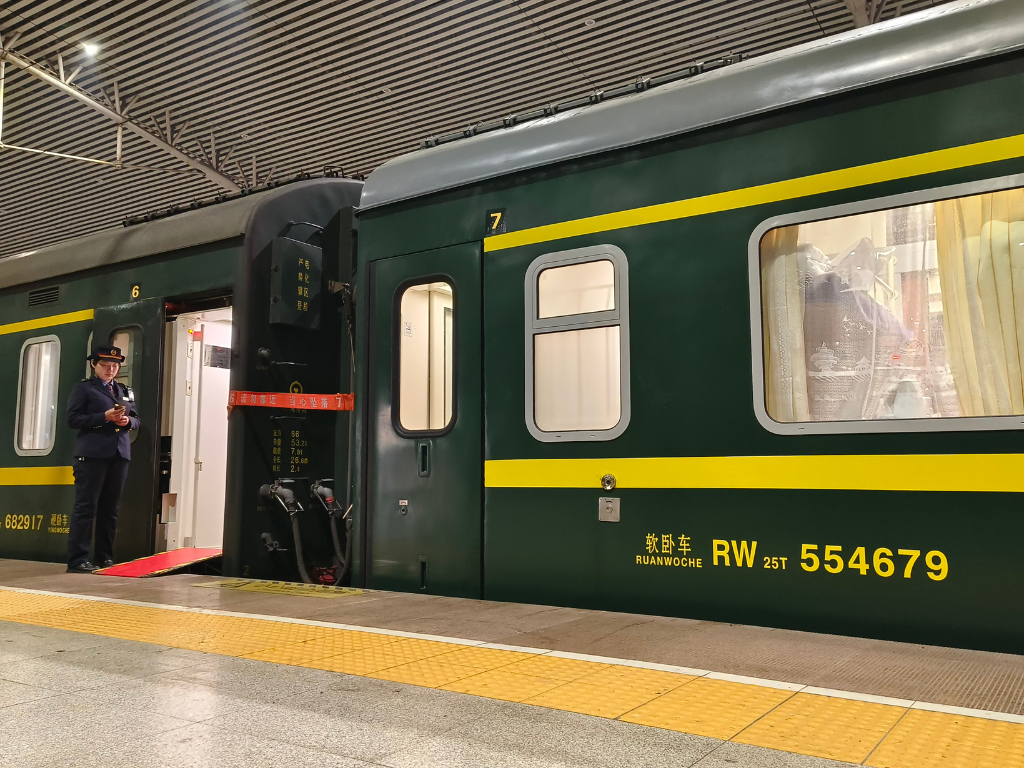
%> input picture 实验/实验3/MATLAB代码和图像/a.png, 1024 x 768 px, given in place of a.bmp, which was not available
$ octave bit_plane_experiment.m   (GNU Octave 9; MATLAB toolbox functions it lacks are replaced by stand-ins)
%> lines starting %> are read from the running program, lines starting %| are printed output that depends on the picture; pictures that were not available may be replaced by others from this repository, and a replacement may not be noted
clc;
clear;
close all;

%% 读取图像
img = imread('a.bmp');
%> img is the input picture: size 768x1024x3 uint8; mean R, G, B 119.1, 110, 82.4

% 如果是彩色图像，转为灰度图
if size(img, 3) == 3
    img = rgb2gray(img);
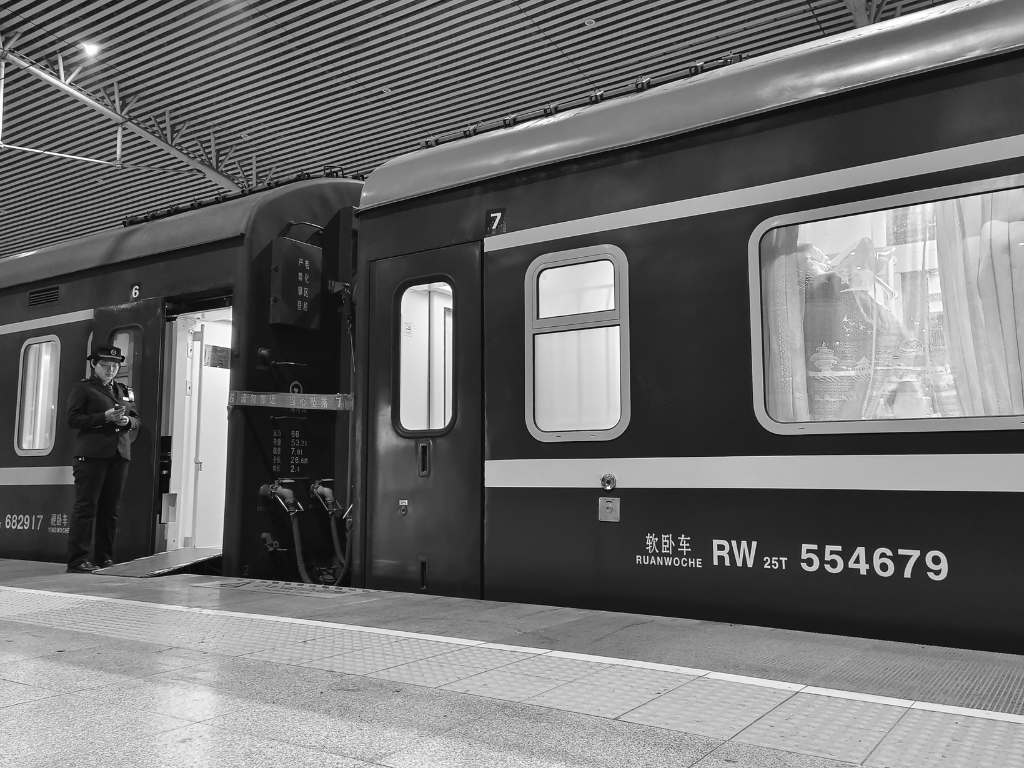
%> img: size 768x1024 uint8; min 1, max 255, mean 109.6
end

img = uint8(img);

%% 1. 提取并显示 1~8 任意位平面
figure('Name', '1~8位平面提取结果');

for k = 1:8
    bitPlane = bitget(img, k);          % 提取第 k 位平面
    bitPlaneShow = uint8(bitPlane) * 255; % 转换为可显示图像

    subplot(2, 4, k);
    imshow(bitPlaneShow);
    title(['第 ', num2str(k), ' 位平面']);
end
%> this loop made 8 passes
%> pass 1, `bitPlane = bitget(img, k);`:
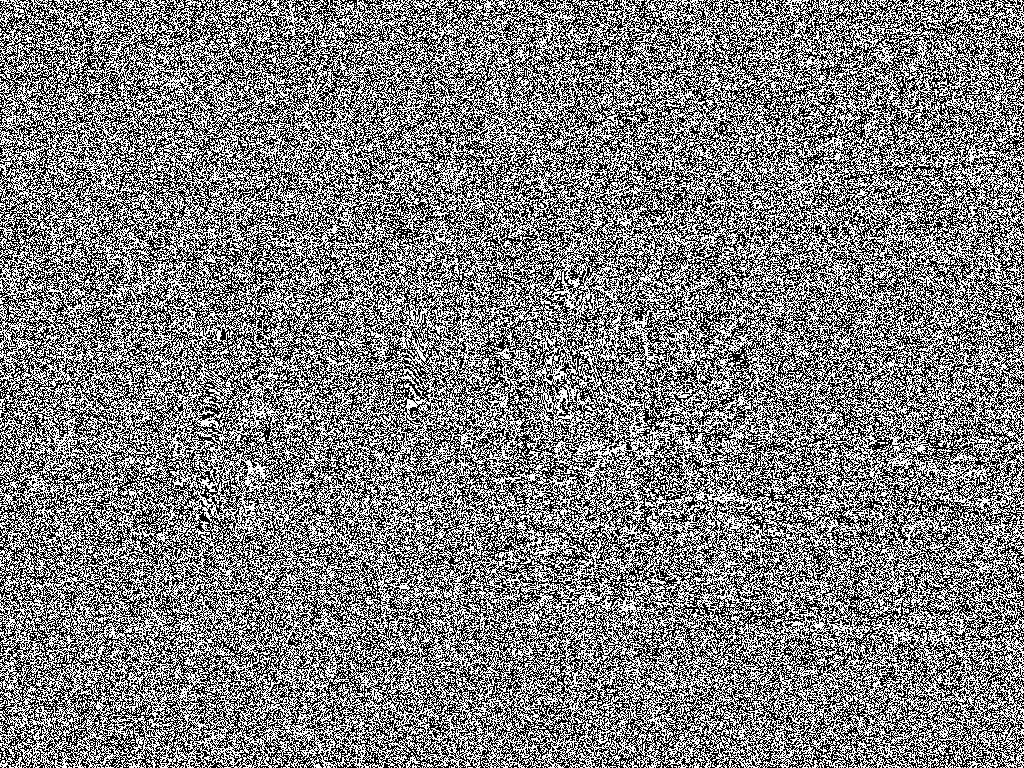
%> bitPlane: size 768x1024 logical; 50% white in thin lines or dots
%> pass 2, `bitPlane = bitget(img, k);`:
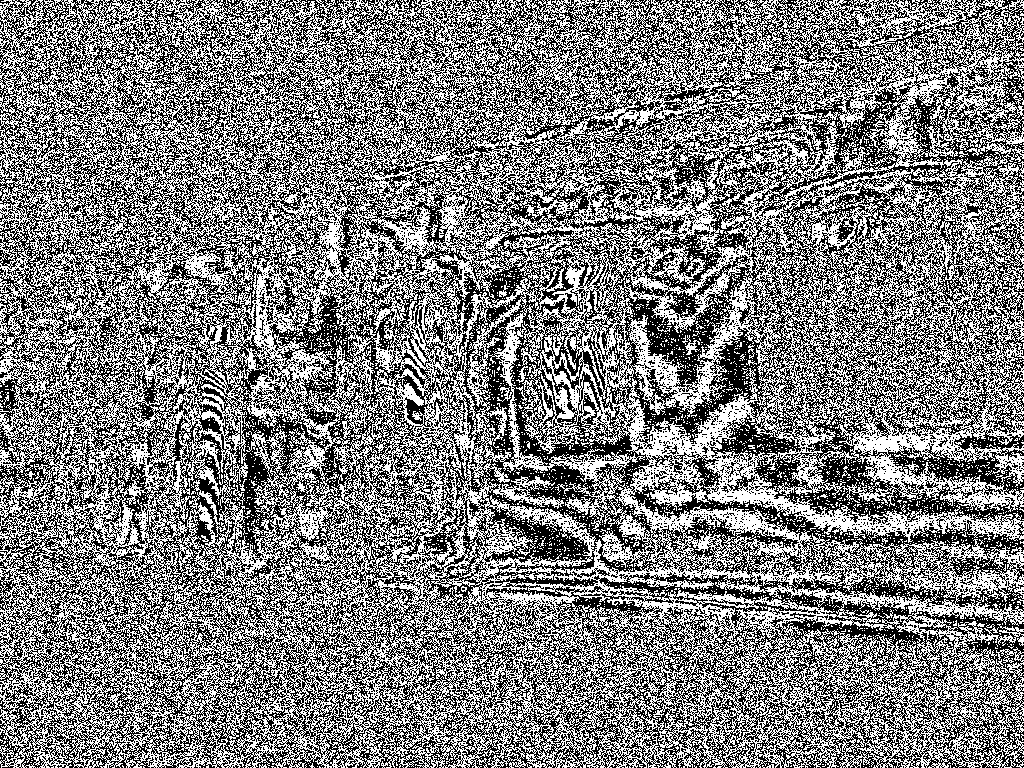
%> bitPlane: size 768x1024 logical; 49.7% white in thin lines or dots
%> after the loop:
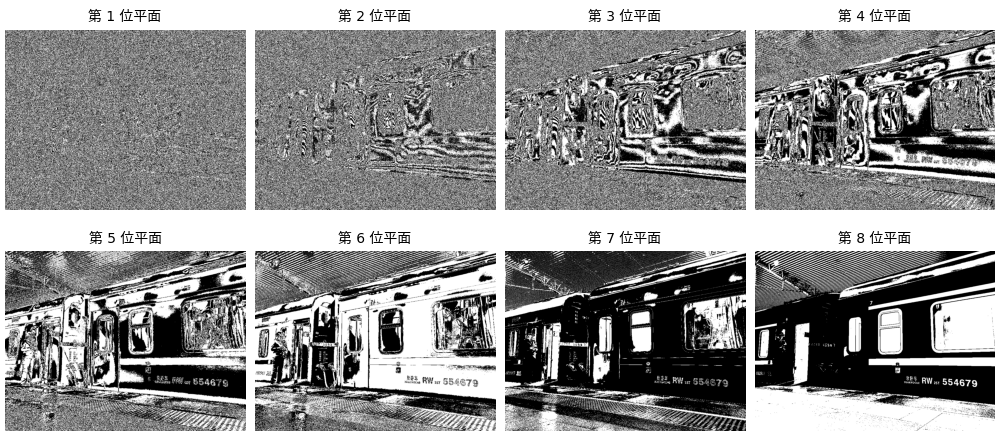
%> figure redrawn from the program's plot data, 8 panels

%% 2. 输入 n
n = input('请输入 n（1~7）：');
%> the answer given: 1

if n < 1 || n > 7
    error('n 必须在 1 到 7 之间');
end

%% 3. 显示 1~n 低位平面组成的图像
lowImg = zeros(size(img), 'uint8');

for k = 1:n
    lowImg = lowImg + uint8(bitget(img, k)) * 2^(k-1);
end

figure('Name', '低位平面图像');
imshow(lowImg, []);
title(['由第 1~', num2str(n), ' 位平面组成的图像']);

%% 4. 显示 8~(n+1) 高位平面组成的图像
highImg = zeros(size(img), 'uint8');

for k = n+1:8
    highImg = highImg + uint8(bitget(img, k)) * 2^(k-1);
end
%> this loop made 7 passes
%> pass 2, `highImg = highImg + uint8(bitget(img, k)) * 2^(k-1);`:
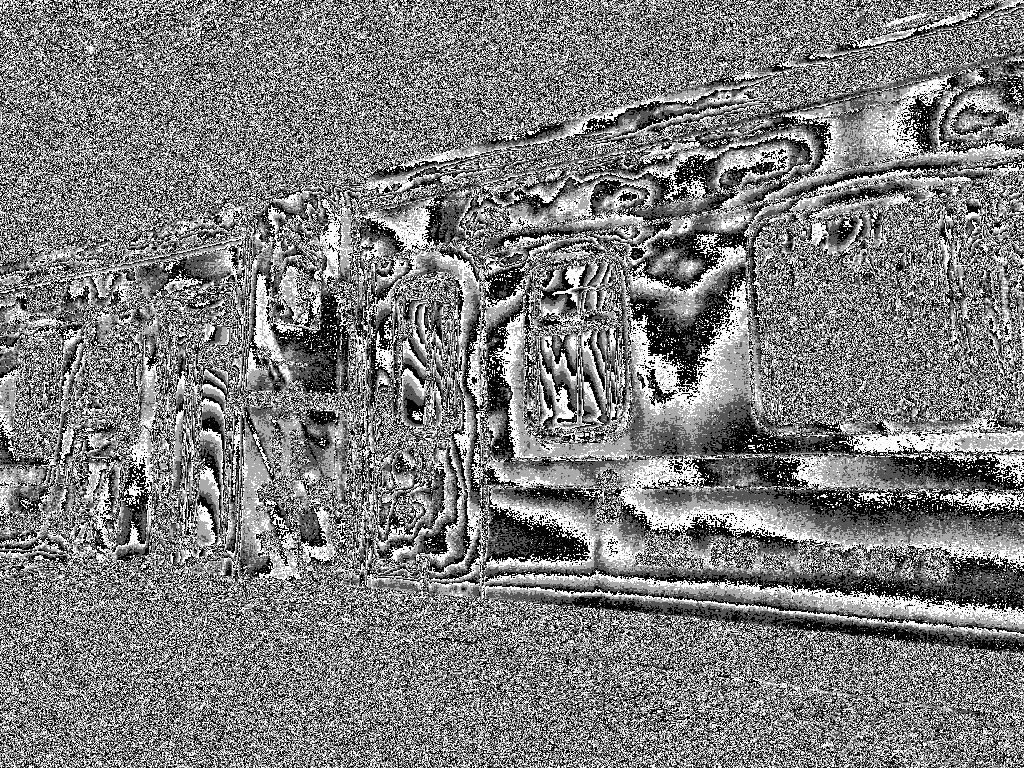
%> highImg: size 768x1024 uint8; min 0, max 6, mean 2.96; drawn with min black and max white
%> pass 3, `highImg = highImg + uint8(bitget(img, k)) * 2^(k-1);`:
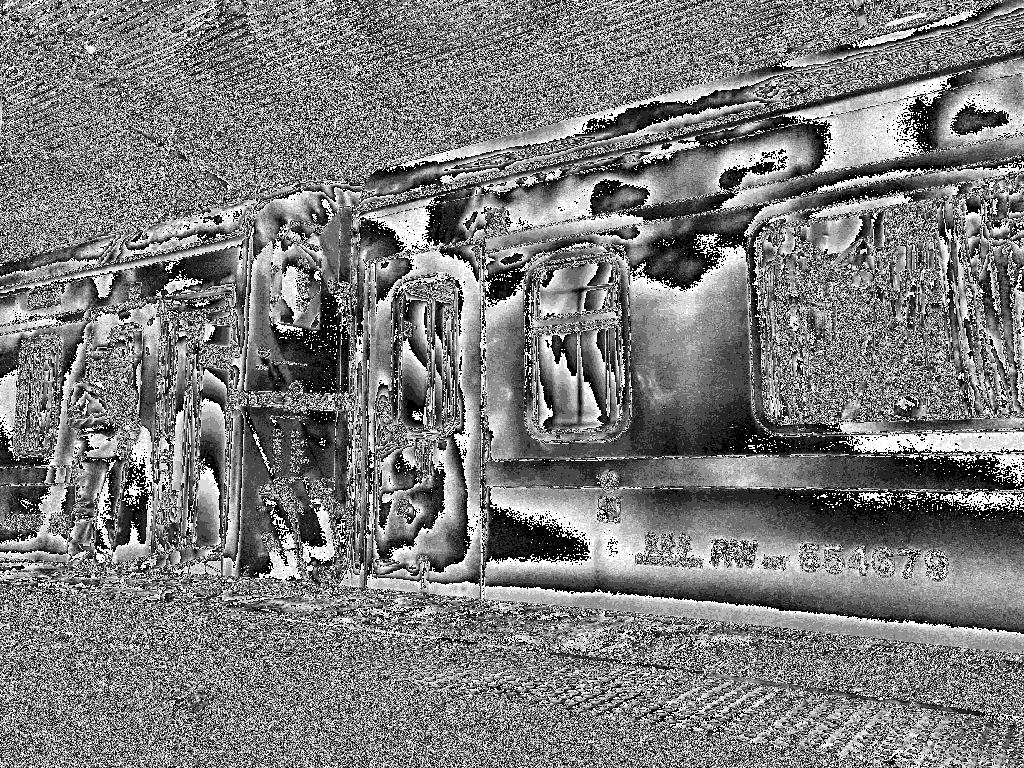
%> highImg: size 768x1024 uint8; min 0, max 14, mean 6.81; drawn with min black and max white

figure('Name', '高位平面图像');
imshow(highImg);
title(['由第 8~', num2str(n+1), ' 位平面组成的图像']);

%% 5. 去掉 1~n 位平面后的图像显示
removeLowImg = img;

for k = 1:n
    removeLowImg = bitset(removeLowImg, k, 0);
end

figure('Name', '去掉低位平面后的图像');
imshow(removeLowImg);
title(['去掉第 1~', num2str(n), ' 位平面后的图像']);

%% 6. 保存实验结果
imwrite(lowImg, ['low_1_to_', num2str(n), '.bmp']);
imwrite(highImg, ['high_', num2str(n+1), '_to_8.bmp']);
imwrite(removeLowImg, ['remove_1_to_', num2str(n), '.bmp']);

disp('实验完成，结果图像已保存。');
